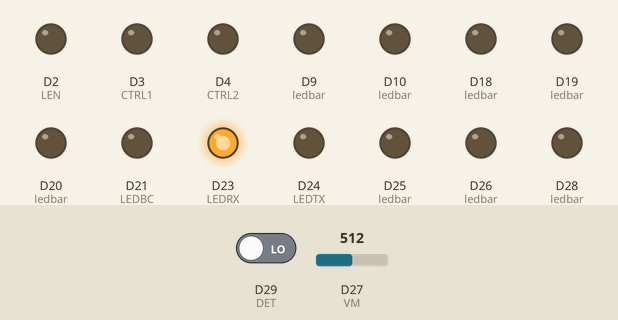
Recording of a sketch running on a simulated Arduino Due. On the bench: output pins drawn as LEDs (lit = HIGH). Inputs (shaded band) come from the test bench; at power-on: D29 (DET) LOW, D27 (VM) = 512 (analog values on the 0–1023 scale). Pins used as bus, display or sensor lines are not drawn; what the sketch prints to the serial monitor is not drawn.

Above: at 1.7 s.
1.8 s: D29 (DET) driven HIGH
At 2.6 s:
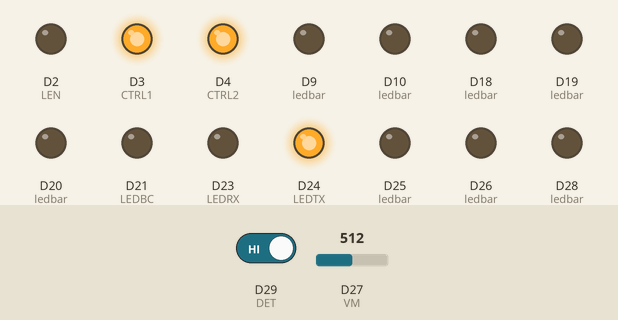
3.3 s: D27 (VM) set to 463
6.3 s: D27 (VM) set to 438
At 7.8 s:
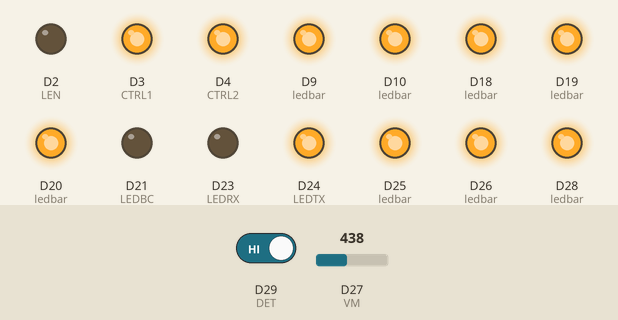
9.3 s: D27 (VM) set to 307
12.3 s: D27 (VM) set to 283
At 13.8 s:
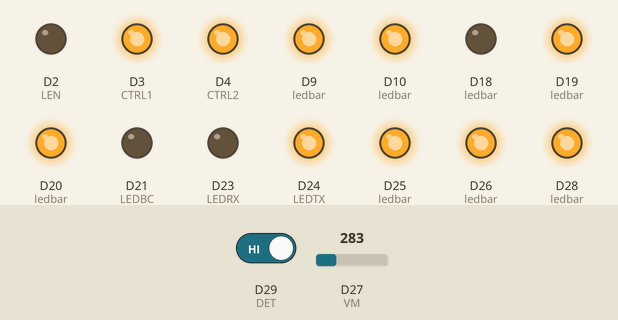
15.3 s: D29 (DET) driven LOW
At 16.8 s:
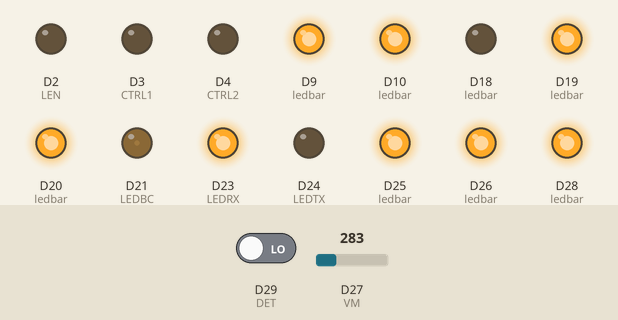
Timing chart, 0 to 19.3 s (numbered marks = the images above; inputs shaded):
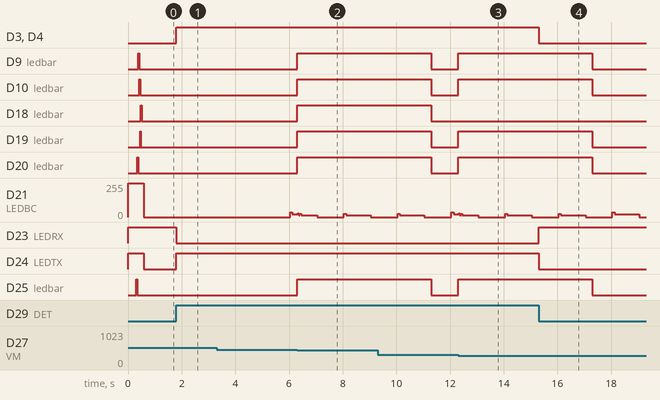

Measured:
- the behaviour switches between 451 and 450 on D27 (VM) (found by bisection; images 1 and 2)
- the behaviour switches between 295 and 294 on D27 (VM) (found by bisection; images 2 and 3)
- after the input at 1.8 s, D3 (CTRL1), D4 (CTRL2), D24 (LEDTX): LOW → HIGH at once; D23 (LEDRX): HIGH → LOW at once
- after the input at 6.3 s, D9 (ledbar), D10 (ledbar), D18 (ledbar), D19 (ledbar), D20 (ledbar), D25 (ledbar), D26 (ledbar), D28 (ledbar): LOW → HIGH at once
- after the input at 12.3 s, D9 (ledbar), D10 (ledbar), D19 (ledbar), D20 (ledbar), D25 (ledbar), D26 (ledbar), D28 (ledbar): LOW → HIGH at once
- after the input at 15.3 s, D3 (CTRL1), D4 (CTRL2), D24 (LEDTX): HIGH → LOW at once; D23 (LEDRX): LOW → HIGH at once

The sketch:

VT_AMP_FW_v1_0_3.ino
```cpp
#include <vector>
#include <algorithm>

constexpr int VCC = 3300;
constexpr int BITDEPTH = 12;
constexpr int TXCD = 5000;
constexpr int CTRL1 = 3;
constexpr int CTRL2 = 4;
constexpr int VM = 27;
constexpr int LEN = 2;
constexpr int DET = 29;
constexpr int RXAMP = 8;
constexpr int TXAMP = 12;
constexpr int LEDTX = 24;
constexpr int LEDRX = 23;
constexpr int LEDBC = 21;
constexpr int LEDMCU = 22;
constexpr int LEDBAR1 = 28;
constexpr int LEDBAR2 = 26;
constexpr int LEDBAR3 = 25;
constexpr int LEDBAR4 = 20;
constexpr int LEDBAR5 = 9;
constexpr int LEDBAR6 = 10;
constexpr int LEDBAR7 = 19;
constexpr int LEDBAR8 = 18;
constexpr int LEDBAR9 = 13;
constexpr int LEDBAR10 = 14;
constexpr int BLINKTIMER = 1000;
constexpr uint8_t LEDBAR_COUNT = 10;
constexpr uint8_t ledbar[LEDBAR_COUNT] = { LEDBAR1, LEDBAR2, LEDBAR3, LEDBAR4, LEDBAR5, LEDBAR6, LEDBAR7, LEDBAR8, LEDBAR9, LEDBAR10 };
volatile bool tx = false;
volatile bool rx = true;
volatile bool TX = false;
unsigned long lastTX = 0;
unsigned long blink = 0;
unsigned long bartimeout = 0;
unsigned long TXs = 0;
int laststep = 0;
double dbm = 0;
bool latch = false;
int voltage = 0;
uint8_t TXindicator = 0;

double interpolate(double x0, double y0, double x1, double y1, double y) {
  return x0 + (y - y0) * (x1 - x0) / (y1 - y0);
}

double convertoRFthreshold(double switchingVoltage) {
  const std::vector<std::pair<double, double>> data = {
    { -15.8, 114.4 },
    { -14.4, 116.1 },
    { -13.1, 120.5 },
    { -11.7, 123.3 },
    { -10.3, 125.2 },
    { -9.0, 132.6 },
    { -7.6, 139.3 },
    { -6.3, 145.3 },
    { -4.9, 159.5 },
    { -3.6, 168.8 },
    { -2.2, 189.3 },
    { -0.8, 207.9 },
    { 0.5, 239.4 },
    { 1.9, 271.1 },
    { 3.3, 311.7 },
    { 4.5, 345.1 },
    { 6.0, 393.8 },
    { 8.6, 525.1 },
    { 9.9, 598.4 },
    { 13.8, 931.2 },
    { 14.7, 1007.3 },
    { 15.6, 1150.5 },
    { 16.7, 1264.2 },
    { 17.6, 1404.3 },
    { 18.5, 1511.3 },
    { 19.2, 1658.2 },
    { 19.6, 1776.4 },
    { 20.3, 1929.3 },
    { 21.0, 2058.4 },
    { 21.1, 2380.6 },
    { 21.4, 2185.9 },
    { 21.7, 2281.6 },
    { 21.9, 2570.8 }
  };
  if (switchingVoltage <= data.front().second) return data.front().first;
  if (switchingVoltage >= data.back().second) return data.back().first;

  auto it = std::lower_bound(data.begin(), data.end(), std::make_pair(0.0, switchingVoltage),
                             [](const std::pair<double, double>& a, const std::pair<double, double>& b) {
                               return a.second < b.second;
                             });

  return interpolate((it - 1)->first, (it - 1)->second, it->first, it->second, switchingVoltage);
}

void rxtxctrl() {
  tx = digitalReadFast(DET);
  digitalWriteFast(CTRL1, tx);
  digitalWriteFast(CTRL2, tx);
  digitalWriteFast(RXAMP, tx);
  digitalWriteFast(TXAMP, !tx);
  rx = !tx;
  TX = tx;
}

void blinkBC() {
  if (blink + BLINKTIMER < millis()) {
    digitalWriteFast(LEDBC, HIGH);
  }
  if (blink + 2 * BLINKTIMER < millis()) {
    digitalWriteFast(LEDBC, LOW);
    blink = millis();
  }
}

void updateLED() {
  if (TXs > 0 && TXs < 5) blinkBC();
  if (TXs >= 5) digitalWriteFast(LEDBC, HIGH);
  int step = map(dbm, -16, 22, 0, LEDBAR_COUNT - 1);
  if (step != laststep) {
    for (int i = 0; i < LEDBAR_COUNT; i++) {
      if (step >= i) digitalWriteFast(ledbar[i], HIGH);
      else digitalWriteFast(ledbar[i], LOW);
    }
    bartimeout = millis() + 5000;
  } else if (millis() > bartimeout) {
    for (int i = 0; i < LEDBAR_COUNT; i++) {
      digitalWriteFast(ledbar[i], LOW);
    }
  }
  laststep = step;
  digitalWriteFast(LEDTX, tx);
  digitalWriteFast(LEDRX, rx);
  digitalWriteFast(LEDBC, TXs >= 5 ? HIGH : LOW);
}

void serialout() {
  int lastTXminutes = (millis() - lastTX) / 60000;
  Serial.printf("%s Last TX: %4i m TXs: %5lu TX-Threshold: %3.1f dBm\n",
                tx ? "<TX>" : "<RX>", lastTXminutes, TXs, dbm);
}

void ledboot() {
  digitalWriteFast(LEDRX, HIGH);
  digitalWriteFast(LEDTX, HIGH);
  digitalWriteFast(LEDBC, HIGH);
  digitalWriteFast(LEDMCU, HIGH);
  delay(250);
  for (int i = 0; i < LEDBAR_COUNT; i++) {
    digitalWriteFast(ledbar[i], HIGH);
    delay(33);
    digitalWriteFast(ledbar[i], LOW);
  }
  digitalWriteFast(LEDRX, LOW);
  digitalWriteFast(LEDTX, LOW);
  digitalWriteFast(LEDBC, LOW);
}

void setup() {
  Serial.begin(115200);
  analogReadResolution(BITDEPTH);
  pinMode(VM, INPUT);
  pinMode(DET, INPUT);
  pinMode(LEN, OUTPUT);
  pinMode(CTRL1, OUTPUT);
  pinMode(CTRL2, OUTPUT);
  pinMode(TXAMP, OUTPUT);
  pinMode(RXAMP, OUTPUT);
  pinMode(LEDTX, OUTPUT);
  pinMode(LEDRX, OUTPUT);
  pinMode(LEDBC, OUTPUT);
  pinMode(LEDMCU, OUTPUT);
  for (int i = 0; i < LEDBAR_COUNT; i++) {
    pinMode(ledbar[i], OUTPUT);
  }
  digitalWriteFast(LEN, latch);
  ledboot();
  rxtxctrl();
  voltage = analogRead(VM) * VCC / pow(2, BITDEPTH);
  dbm = convertoRFthreshold(voltage);
  int step = map(dbm, -16, 22, 0, LEDBAR_COUNT - 1);
  laststep = step;
  attachInterrupt(digitalPinToInterrupt(DET), rxtxctrl, CHANGE);
}

void loop() {
  if (TX && (millis() - lastTX > TXCD)) {
    TXs++;
    lastTX = millis();
    TX = false;
  }
  voltage = analogRead(VM) * VCC / pow(2, BITDEPTH);
  dbm = convertoRFthreshold(voltage);
  serialout();
  updateLED();
}
```
